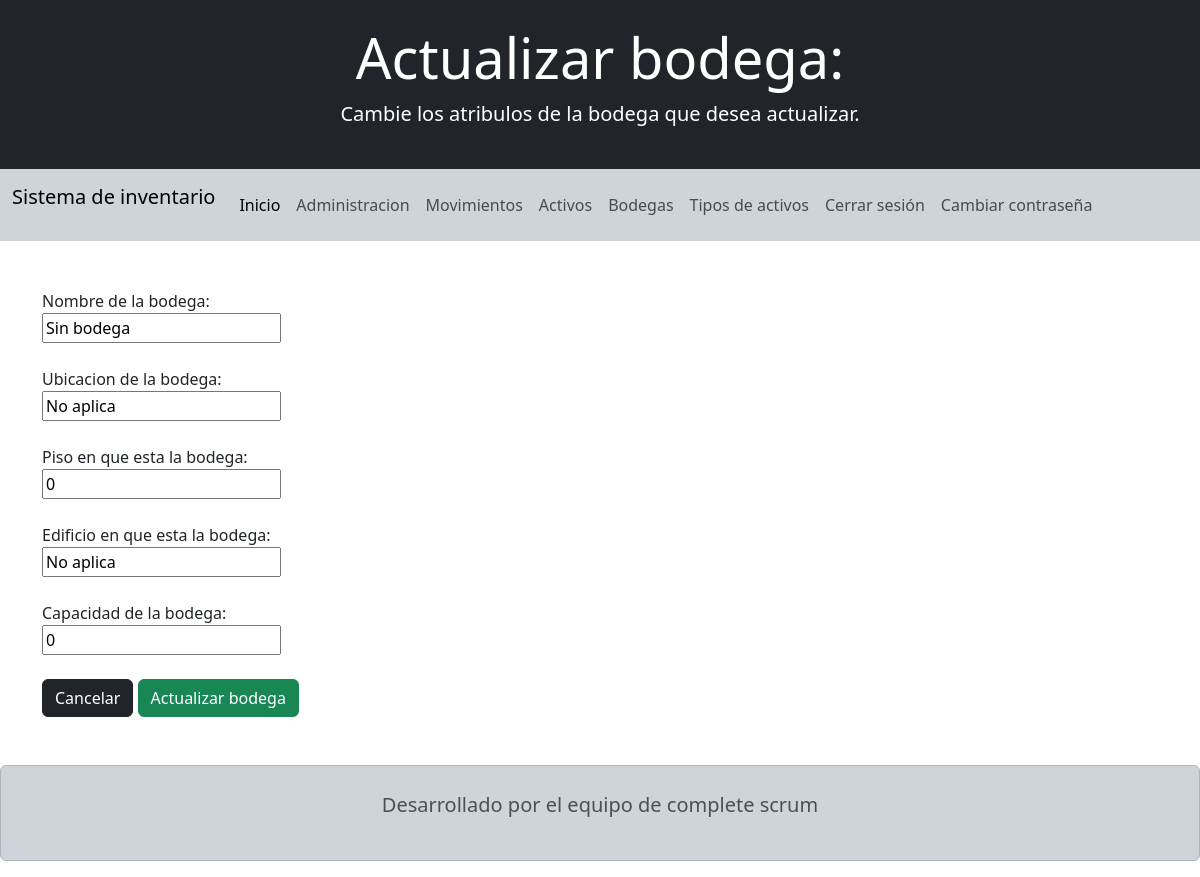
The app's page /actualizar-bodega/1/ (signed in) with its own data.
### appProject/models.py (models this page shows, shortened)
class Bodega(models.Model):
    nombre =    models.CharField           (blank=False, null=False, max_length=50)
    ubicacion = models.CharField           (blank=False, null=False, max_length=50)
    piso =      models.IntegerField        (blank=False, null=False)
    edificio =  models.CharField           (blank=False, null=False, max_length=50)
    capacidad = models.PositiveIntegerField(blank=False, null=False)

### appProject/views.py (the view, shortened to what this page needs)
# urls.py: path('actualizar-bodega/<int:id>/', views.edit_bodega, name='edit_bodega'),
@login_required
def edit_bodega(req, id):
    bodega = Bodega.objects.get(id=id)
    form = FormBodega(instance=bodega)
    data = {'form': form, 'accion': 'Actualizar', 'descripcion': 'Cambie los atribulos de la bodega que desea actualizar.'}
    return render(req, 'bodega/add_bodega.html', data)

### appProject/forms.py
class FormBodega(forms.ModelForm):
    class Meta:
        model = Bodega
        fields = '__all__'

### templates/bodega/add_bodega.html (shortened to what this page needs)
<!doctype html>
<html lang="es">
<head>
  <link href="https://cdn.jsdelivr.net/npm/bootstrap@5.3.2/dist/css/bootstrap.min.css" rel="stylesheet"
>
  <link rel="stylesheet" href="https://cdn.jsdelivr.net/npm/bootstrap-icons@1.11.2/font/bootstrap-icons.min.css">
</head>
<body>
    <header>
        <div class="bg-dark text-white py-4 text-center">
            <h1 class="display-4">{{accion}} bodega:</h1>
            <p class="lead">{{descripcion}}</p>
        </div>
        <nav class="navbar navbar-expand-lg bg-body-tertiary  bg-dark-subtle">
            <div class="container-fluid">
                <p class="navbar-brand">Sistema de inventario</p>
                <div class="collapse navbar-collapse" id="navbarNav">
                    <ul class="navbar-nav">
                        <li class="nav-item">
                            <a class="nav-link active" aria-current="page" href="{% url 'inicio' %}">Inicio</a>
                        </li>
                        <li class="nav-item">
                            <a class="nav-link" href="/admin/">Administracion</a>
                        </li>
                        <li class="nav-item">
                            <a class="nav-link" href="{% url 'read_movimiento' %}" >Movimientos</a>
                        </li>
                        <li class="nav-item">
                            <a class="nav-link" href="{% url 'read_activo' %}">Activos</a>
                        </li>
                        <li class="nav-item">
                            <a class="nav-link" href="{% url 'read_bodega' %}">Bodegas</a>
                        </li>
                        <li class="nav-item">
                            <a class="nav-link" href="{% url 'read_tipo_activo' %}">Tipos de activos</a>
                        </li>
                        <li class="nav-item">
                            <a class="nav-link" href="{% url 'singout' %}">Cerrar sesión</i></a>
                        </li>
                        <li class="nav-item">
                            <a class="nav-link" href="{% url 'edit_password' %}">Cambiar contraseña</i></a>
                        </li>
                    </ul>
                </div>
            </div>
        </nav>
    </header>
    <br><br>
    <main>
        <div class="container">
            {% block content %}
            <form method="POST">
                <label for="{{ form.nombre.id_for_label }}">Nombre de la bodega:</label>
                <div class="form-group">
                    {{ form.nombre }}
                </div>
                <br>
                <label for="{{ form.ubicacion.id_for_label }}">Ubicacion de la bodega:</label>
                <div class="form-group">
                    {{ form.ubicacion }}
                </div>
                <br>
                <label for="{{ form.piso.id_for_label }}">Piso en que esta la bodega:</label>
                <div class="form-group">
                    {{ form.piso }}
                </div>
                <br>
                <label for="{{ form.edificio.id_for_label }}">Edificio en que esta la bodega:</label>
                <div class="form-group">
                    {{ form.edificio }}
                </div>
                <br>
                <label for="{{ form.capacidad.id_for_label }}">Capacidad de la bodega:</label>
                <div class="form-group">
                    {{ form.capacidad }}
                </div>
                <br>
                <a href="{% url 'read_bodega' %}" class="btn btn-dark">Cancelar</a>
                <button type="submit" class="btn btn-success">{{accion}} bodega</button>
            </form>
            {% endblock %}
        </div>
    </main>
    <footer>
        <div class="alert alert-dark text-center py-4 mt-5">
            <p class="lead">Desarrollado por el equipo de complete scrum</p>
        </div>
    </footer>
</body>
</html>

### records on screen
Bodega: nombre "Sin bodega", ubicacion "No aplica", piso "0", edificio "No aplica", capacidad "0"

### other values on screen
{{ accion }} "Actualizar"
{{ descripcion }} "Cambie los atribulos de la bodega que desea actualizar."
